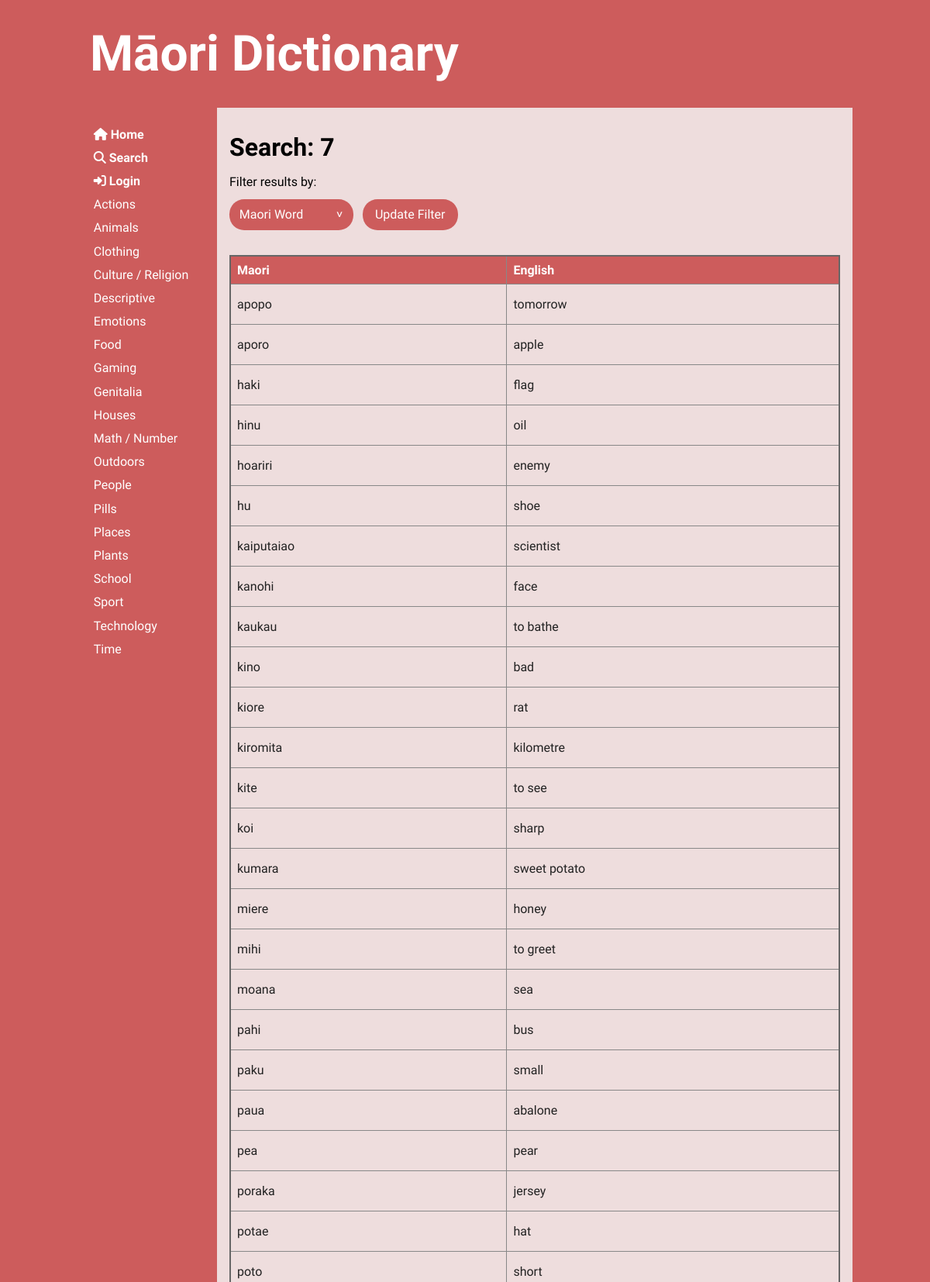
/searchresults/7 (upper part), run on the app's committed database.
### tables this page shows
CREATE TABLE "categories"
(
	cat_id integer
		constraint Category_pk
			primary key autoincrement,
	category varchar(20)
);

CREATE TABLE "words"
(
	word_id integer
		constraint words_pk
			primary key autoincrement,
	maori varchar(20),
	english varchar(20),
	cat_id integer,
	definition varchar(100),
	word_level integer,
	user_id integer,
	image varchar(50),
	date_added varchar(10)
);

### app.py (the view, shortened to what this page needs)
@app.route('/searchresults/<search_query>', methods=["GET", "POST"])
def render_searchresults(search_query):
    search_filter = 'maori_filter'  # set default filter as maori filter
    if request.method == "POST":
        search_filter = request.form['search_filter']
    con = create_connection(DB_NAME)  # connect to db
    if search_filter == 'english_filter':
        query = """SELECT word_id, maori, english, word_level FROM words
            WHERE maori LIKE '%{0}%'
            OR english LIKE '%{0}%'
            OR definition LIKE '%{0}%'
            OR word_level LIKE '%{0}%'
            ORDER BY english, maori ASC""".format(search_query)
    elif search_filter == 'maori_filter':
        query = """SELECT word_id, maori, english, word_level FROM words
            WHERE maori LIKE '%{0}%'
            OR english LIKE '%{0}%'
            OR definition LIKE '%{0}%'
            OR word_level LIKE '%{0}%'
            ORDER BY maori, english ASC""".format(search_query)
    else:
        query = """SELECT word_id, maori, english, word_level FROM words
        ORDER BY maori, english ASC"""
    cur = con.cursor()
    print('hi')
    try:
        cur.execute(query)  # executes the query into db
    except sqlite3.Error:
        flash('Unknown Error')
        return redirect(request.referrer)  # in case of an expected error
    search_results = cur.fetchall()
    con.commit()
    con.close()
    return render_template('searchresults.html', categories=get_categories(),
                           logged_in=is_logged_in(), search_results=search_results,
                           search_query=search_query, search_filter=search_filter)

### app.py (called while the page is built)
def create_connection(db_file):
    try:
        connection = sqlite3.connect(db_file)
        return connection
    except Error as e:  # unless there's an error
        print(e)
    return None

def get_categories():
    con = create_connection(DB_NAME)
    query = """SELECT cat_id, category
            FROM categories
            ORDER BY category ASC"""
    cur = con.cursor()
    cur.execute(query)
    category_list = cur.fetchall()
    con.close()
    return category_list

def is_logged_in():
    if session.get("email") is None:
        print("not logged in")
        return False
    else:  # if email isn't empty then user must be logged in
        print("logged in")
        return True

### templates/searchresults.html (shortened to what this page needs)
{% extends 'base.html' %}
{% block main %}
    <h2>Search: {{ search_query }}</h2>
    {%  if search_results|length == 0 %}
        <p class="error">No Results Found</p>
    {% else %}
        <form method="post" class="filter">
            <div>
                <div><label for="search_filter">Filter results by:</label></div>
                <select name="search_filter" id="search_filter">
                    <option id="maori_filter" value="maori_filter">Maori Word</option>
                </select>
            <button type="submit">Update Filter</button>
            </div>
        </form>
        <table>
            <tr>
                <th>Maori</th>
                <th>English</th>
            </tr>
            {%  for search_result in search_results %}
                <tr class="category-highlight">
                    <td><a href="/word/{{ search_result[0] }}"><p>{{ search_result[1] }}</p></a></td>
                    <td><a href="/word/{{ search_result[0] }}"><p>{{ search_result[2] }}</p></a></td>
                </tr>
            {%  endfor %}
        </table>
    {% endif %}
{% endblock %}

### templates/base.html (shortened to what this page needs)
<!doctype html>
<html lang="en">
<head>
	<link href="{{ url_for('static', filename='css/style.css') }}" rel="stylesheet">
</head>
<body>
	<div id="container">
		<header>
			<a href="/"><h1>Māori Dictionary</h1></a>
		</header>
		<nav>
			<ul>
                <li>
                    <a href="/">
                        <i class="fas fa-home"></i><b> Home</b><br>
                    </a>
                    <a href="/search">
                        <i class="fas fa-search"></i><b> Search</b><br>
                    </a>
                    {% if logged_in %}
                        <a href="/user">
                            <i class="fas fa-user"></i><b> Account</b><br>
                        </a>
                        <a href="/logout"><i class="fas fa-sign-out-alt"></i><b> Log Out</b><br></a>
                    {%  else %}
                        <a href="/login"><i class="fas fa-sign-in-alt"></i><b> Login</b><br></a>
                    {%  endif %}
                    {% for category in categories %}
                        <a href="/category/{{ category[0] }}">
                            {{ category[1] }} <br/>
                        </a>
                    {% endfor %}
                    <br><br>
                </li>
			</ul>
		</nav>
		<main>
            {% block main%}{% endblock %}
        </main>
	</div>
</body>
</html>

### static/css/style.css (style rules this page uses)
* { font-family: 'KoHo', sans-serif; margin: 0; padding: 0; box-sizing: border-box; font-weight: 400; }
body { background-color: indianred; }
#container { display: grid; grid-template-columns: 75px auto; grid-template-areas: 'nav header' 'main main' 'footer footer'; }
header { grid-area: header; background-color: indianred; padding: 1rem; }
nav { grid-area: nav; }
main { grid-area: main; padding: 1rem; background-color: #edd; }
h1, h2, h3, h4, .span-heading { padding: 1rem 0; font-weight: 700; font-size: 2rem; color: black; }
h1 { font-size: 4rem; color: white; }
p { padding: 0.5rem 0; }
a { color: #222; text-decoration: none; }
button, .button { border: none; cursor: pointer; transition-duration: 0.2s; width: 100%; border-radius: 1.2rem; padding: 0.5rem 1rem; font-size: 1rem; margin: 0.5rem 0; background-color: white; }
.filter select { font-size: 1rem; margin-top: 0.8rem; margin-bottom: 2rem; padding: 0 0.8rem; border: none; background-color: indianred; color: white; border-radius: 1.2rem; width: 10rem; cursor: pointer; height: 2.5rem; -webkit-appearance: none; -moz-appearance: none; appearance: none; }
.filter::after { content: '>'; color: white; -webkit-transform: rotate(90deg); -moz-transform: rotate(90deg); -ms-transform: rotate(90deg); transform: rotate(90deg); position: absolute; pointer-events: none; margin: -3.85rem 8.6rem; display: block; }
.filter button { margin-top: 0.8rem; padding: 0 1rem; border: none; border-radius: 1.2rem; width: auto; height: 2.5rem; margin-left: 0.5rem; background-color: indianred; color: white; }
table { width: 100%; border: 2px solid #666; border-collapse: collapse; }
th, td { border: 1px solid #888; padding: 0.5rem; text-align: left; }
b { font-weight: 700; }
.category-highlight { transition-duration: 0.2s; }
th { background-color: indianred; color: #fff; font-weight: 700; }
@media only screen and (min-width: 768px) { #container { grid-template-columns: 180px auto; grid-template-areas: 'header header' 'nav main' 'footer footer'; } }
@media only screen and (min-width: 768px) { nav { background-color: indianred; padding: 0 0.5rem; } }
@media only screen and (min-width: 768px) { nav ul { list-style: none; } }
@media only screen and (min-width: 768px) { nav a { display: block; color: #fff; text-decoration: none; padding: 0.35rem 0 0.35rem 0.8rem; } }
@media only screen and (min-width: 1000px) { #container { width: 1000px; margin: auto; } }

### data on the page
categories: category "Actions"
categories: category "Animals"
categories: category "Clothing"
categories: category "Culture / Religion"
categories: category "Descriptive"
categories: category "Emotions"
categories: category "Food"
categories: category "Gaming"
categories: category "Genitalia"
categories: category "Houses"
categories: category "Math / Number"
categories: category "Outdoors"
categories: category "People"
categories: category "Pills"
categories: category "Places"
categories: category "Plants"
categories: category "School"
categories: category "Sport"
categories: category "Technology"
categories: category "Time"
words: maori "apopo", english "tomorrow"
words: maori "aporo", english "apple"
words: maori "haki", english "flag"
words: maori "hinu", english "oil"
words: maori "hoariri", english "enemy"
words: maori "hu", english "shoe"
words: maori "kaiputaiao", english "scientist"
words: maori "kanohi", english "face"
words: maori "kaukau", english "to bathe"
words: maori "kino", english "bad"
words: maori "kiore", english "rat"
words: maori "kiromita", english "kilometre"
words: maori "kite", english "to see"
words: maori "koi", english "sharp"
words: maori "kumara", english "sweet potato"
words: maori "miere", english "honey"
words: maori "mihi", english "to greet"
words: maori "moana", english "sea"
words: maori "pahi", english "bus"
words: maori "paku", english "small"
words: maori "paua", english "abalone"
words: maori "pea", english "pear"
words: maori "poraka", english "jersey"
words: maori "potae", english "hat"
words: maori "poto", english "short"

### other printed values
{{ search_query }} "7"
